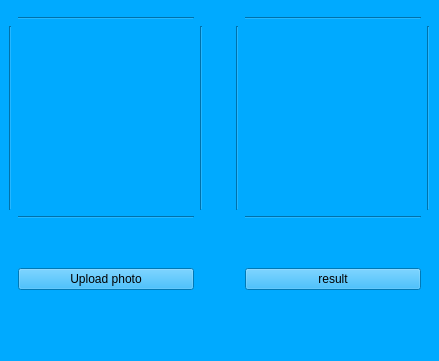
<?xml version="1.0" encoding="UTF-8"?>
<ui version="4.0">
 <class>MainWindow</class>
 <widget class="QMainWindow" name="MainWindow">
  <property name="geometry">
   <rect>
    <x>0</x>
    <y>0</y>
    <width>439</width>
    <height>361</height>
   </rect>
  </property>
  <property name="windowTitle">
   <string>MainWindow</string>
  </property>
  <property name="styleSheet">
   <string notr="true">
background-color: rgb(0, 170, 255);</string>
  </property>
  <widget class="QWidget" name="centralwidget">
   <layout class="QGridLayout" name="gridLayout_2">
    <item row="0" column="0">
     <layout class="QGridLayout" name="gridLayout">
      <item row="1" column="1">
       <widget class="Line" name="line_4">
        <property name="orientation">
         <enum>Qt::Horizontal</enum>
        </property>
       </widget>
      </item>
      <item row="1" column="5">
       <widget class="Line" name="line_8">
        <property name="orientation">
         <enum>Qt::Horizontal</enum>
        </property>
       </widget>
      </item>
      <item row="2" column="1">
       <widget class="QLabel" name="label">
        <property name="lineWidth">
         <number>15</number>
        </property>
        <property name="text">
         <string/>
        </property>
       </widget>
      </item>
      <item row="3" column="1">
       <widget class="Line" name="line">
        <property name="orientation">
         <enum>Qt::Horizontal</enum>
        </property>
       </widget>
      </item>
      <item row="2" column="5">
       <widget class="QLabel" name="label_2">
        <property name="text">
         <string/>
        </property>
       </widget>
      </item>
      <item row="2" column="4">
       <widget class="Line" name="line_5">
        <property name="orientation">
         <enum>Qt::Vertical</enum>
        </property>
       </widget>
      </item>
      <item row="3" column="5">
       <widget class="Line" name="line_7">
        <property name="orientation">
         <enum>Qt::Horizontal</enum>
        </property>
       </widget>
      </item>
      <item row="2" column="6">
       <widget class="Line" name="line_6">
        <property name="orientation">
         <enum>Qt::Vertical</enum>
        </property>
       </widget>
      </item>
      <item row="4" column="1">
       <spacer name="verticalSpacer">
        <property name="orientation">
         <enum>Qt::Vertical</enum>
        </property>
        <property name="sizeType">
         <enum>QSizePolicy::Maximum</enum>
        </property>
        <property name="sizeHint" stdset="0">
         <size>
          <width>20</width>
          <height>43</height>
         </size>
        </property>
       </spacer>
      </item>
      <item row="5" column="1">
       <widget class="QPushButton" name="upload">
        <property name="palette">
         <palette>
          <active>
           <colorrole role="Button">
            <brush brushstyle="SolidPattern">
             <color alpha="255">
              <red>0</red>
              <green>170</green>
              <blue>255</blue>
             </color>
            </brush>
           </colorrole>
           <colorrole role="ButtonText">
            <brush brushstyle="SolidPattern">
             <color alpha="255">
              <red>255</red>
              <green>255</green>
              <blue>255</blue>
             </color>
            </brush>
           </colorrole>
           <colorrole role="Base">
            <brush brushstyle="SolidPattern">
             <color alpha="255">
              <red>0</red>
              <green>170</green>
              <blue>255</blue>
             </color>
            </brush>
           </colorrole>
           <colorrole role="Window">
            <brush brushstyle="SolidPattern">
             <color alpha="255">
              <red>0</red>
              <green>170</green>
              <blue>255</blue>
             </color>
            </brush>
           </colorrole>
          </active>
          <inactive>
           <colorrole role="Button">
            <brush brushstyle="SolidPattern">
             <color alpha="255">
              <red>240</red>
              <green>240</green>
              <blue>240</blue>
             </color>
            </brush>
           </colorrole>
           <colorrole role="ButtonText">
            <brush brushstyle="SolidPattern">
             <color alpha="255">
              <red>0</red>
              <green>0</green>
              <blue>0</blue>
             </color>
            </brush>
           </colorrole>
           <colorrole role="Base">
            <brush brushstyle="SolidPattern">
             <color alpha="255">
              <red>255</red>
              <green>255</green>
              <blue>255</blue>
             </color>
            </brush>
           </colorrole>
           <colorrole role="Window">
            <brush brushstyle="SolidPattern">
             <color alpha="255">
              <red>240</red>
              <green>240</green>
              <blue>240</blue>
             </color>
            </brush>
           </colorrole>
          </inactive>
          <disabled>
           <colorrole role="Button">
            <brush brushstyle="SolidPattern">
             <color alpha="255">
              <red>0</red>
              <green>170</green>
              <blue>255</blue>
             </color>
            </brush>
           </colorrole>
           <colorrole role="ButtonText">
            <brush brushstyle="SolidPattern">
             <color alpha="255">
              <red>120</red>
              <green>120</green>
              <blue>120</blue>
             </color>
            </brush>
           </colorrole>
           <colorrole role="Base">
            <brush brushstyle="SolidPattern">
             <color alpha="255">
              <red>0</red>
              <green>170</green>
              <blue>255</blue>
             </color>
            </brush>
           </colorrole>
           <colorrole role="Window">
            <brush brushstyle="SolidPattern">
             <color alpha="255">
              <red>0</red>
              <green>170</green>
              <blue>255</blue>
             </color>
            </brush>
           </colorrole>
          </disabled>
         </palette>
        </property>
        <property name="text">
         <string>Upload photo</string>
        </property>
       </widget>
      </item>
      <item row="2" column="3">
       <spacer name="horizontalSpacer">
        <property name="orientation">
         <enum>Qt::Horizontal</enum>
        </property>
        <property name="sizeType">
         <enum>QSizePolicy::Maximum</enum>
        </property>
        <property name="sizeHint" stdset="0">
         <size>
          <width>27</width>
          <height>20</height>
         </size>
        </property>
       </spacer>
      </item>
      <item row="5" column="5">
       <widget class="QPushButton" name="result">
        <property name="palette">
         <palette>
          <active>
           <colorrole role="Button">
            <brush brushstyle="SolidPattern">
             <color alpha="255">
              <red>0</red>
              <green>170</green>
              <blue>255</blue>
             </color>
            </brush>
           </colorrole>
           <colorrole role="ButtonText">
            <brush brushstyle="SolidPattern">
             <color alpha="255">
              <red>255</red>
              <green>255</green>
              <blue>255</blue>
             </color>
            </brush>
           </colorrole>
           <colorrole role="Base">
            <brush brushstyle="SolidPattern">
             <color alpha="255">
              <red>0</red>
              <green>170</green>
              <blue>255</blue>
             </color>
            </brush>
           </colorrole>
           <colorrole role="Window">
            <brush brushstyle="SolidPattern">
             <color alpha="255">
              <red>0</red>
              <green>170</green>
              <blue>255</blue>
             </color>
            </brush>
           </colorrole>
          </active>
          <inactive>
           <colorrole role="Button">
            <brush brushstyle="SolidPattern">
             <color alpha="255">
              <red>240</red>
              <green>240</green>
              <blue>240</blue>
             </color>
            </brush>
           </colorrole>
           <colorrole role="ButtonText">
            <brush brushstyle="SolidPattern">
             <color alpha="255">
              <red>0</red>
              <green>0</green>
              <blue>0</blue>
             </color>
            </brush>
           </colorrole>
           <colorrole role="Base">
            <brush brushstyle="SolidPattern">
             <color alpha="255">
              <red>255</red>
              <green>255</green>
              <blue>255</blue>
             </color>
            </brush>
           </colorrole>
           <colorrole role="Window">
            <brush brushstyle="SolidPattern">
             <color alpha="255">
              <red>240</red>
              <green>240</green>
              <blue>240</blue>
             </color>
            </brush>
           </colorrole>
          </inactive>
          <disabled>
           <colorrole role="Button">
            <brush brushstyle="SolidPattern">
             <color alpha="255">
              <red>0</red>
              <green>170</green>
              <blue>255</blue>
             </color>
            </brush>
           </colorrole>
           <colorrole role="ButtonText">
            <brush brushstyle="SolidPattern">
             <color alpha="255">
              <red>120</red>
              <green>120</green>
              <blue>120</blue>
             </color>
            </brush>
           </colorrole>
           <colorrole role="Base">
            <brush brushstyle="SolidPattern">
             <color alpha="255">
              <red>0</red>
              <green>170</green>
              <blue>255</blue>
             </color>
            </brush>
           </colorrole>
           <colorrole role="Window">
            <brush brushstyle="SolidPattern">
             <color alpha="255">
              <red>0</red>
              <green>170</green>
              <blue>255</blue>
             </color>
            </brush>
           </colorrole>
          </disabled>
         </palette>
        </property>
        <property name="text">
         <string>result</string>
        </property>
       </widget>
      </item>
      <item row="2" column="0">
       <widget class="Line" name="line_2">
        <property name="orientation">
         <enum>Qt::Vertical</enum>
        </property>
       </widget>
      </item>
      <item row="2" column="2">
       <widget class="Line" name="line_3">
        <property name="orientation">
         <enum>Qt::Vertical</enum>
        </property>
       </widget>
      </item>
      <item row="0" column="1">
       <spacer name="verticalSpacer_3">
        <property name="orientation">
         <enum>Qt::Vertical</enum>
        </property>
        <property name="sizeType">
         <enum>QSizePolicy::Maximum</enum>
        </property>
        <property name="sizeHint" stdset="0">
         <size>
          <width>20</width>
          <height>8</height>
         </size>
        </property>
       </spacer>
      </item>
     </layout>
    </item>
    <item row="1" column="0">
     <spacer name="verticalSpacer_2">
      <property name="orientation">
       <enum>Qt::Vertical</enum>
      </property>
      <property name="sizeType">
       <enum>QSizePolicy::Maximum</enum>
      </property>
      <property name="sizeHint" stdset="0">
       <size>
        <width>20</width>
        <height>40</height>
       </size>
      </property>
     </spacer>
    </item>
   </layout>
  </widget>
  <widget class="QMenuBar" name="menubar">
   <property name="geometry">
    <rect>
     <x>0</x>
     <y>0</y>
     <width>439</width>
     <height>22</height>
    </rect>
   </property>
  </widget>
  <widget class="QStatusBar" name="statusbar"/>
 </widget>
 <resources/>
 <connections/>
</ui>
